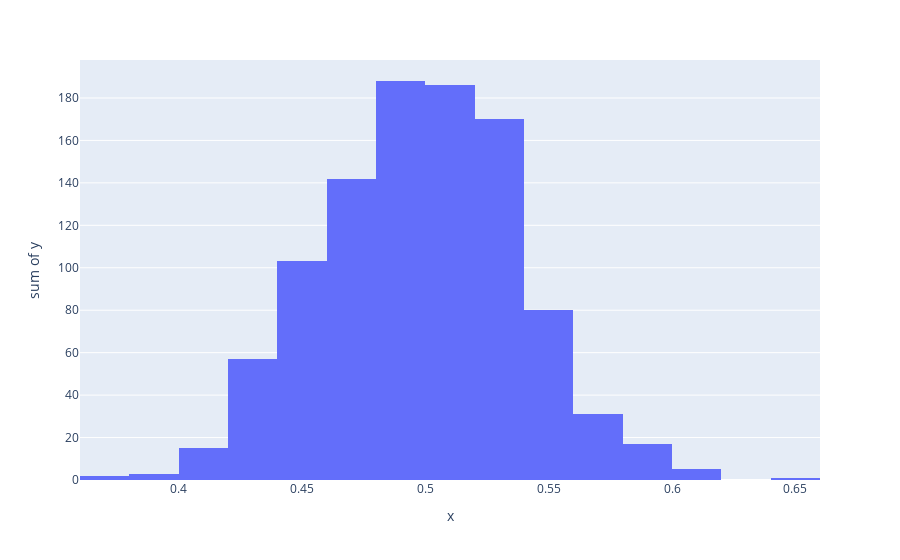

Notebook cell for this chart:
### Code cell
import random
import plotly.express as px

sample_size = 50
sample_count = 1000

x_values = [sum([random.uniform(0.0, 1.0) for i in range(sample_size)]) / sample_size for j in range(sample_count)]
y_values = [1 for k in range(sample_count)]
# Use x and y directly in px.histogram
px.histogram(x=x_values, y=y_values, nbins=20).show()

### Figure 1 — Plotly figure (JSON) as saved in the notebook; plotly's stock layout.template omitted (floating-point values rounded to 4 significant figures; data arrays with more than 128 entries replaced by an {"elided": "..."} marker saying what was removed)
{"data": [{"alignmentgroup": "True", "bingroup": "x", "histfunc": "sum", "hovertemplate": "x=%{x}<br>sum of y=%{y}<extra></extra>", "legendgroup": "", "marker": {"color": "#636efa", "pattern": {"shape": ""}}, "name": "", "nbinsx": 20, "offsetgroup": "", "orientation": "v", "showlegend": false, "type": "histogram", "x": {"elided": "1000 float values"}, "xaxis": "x", "y": {"elided": "1000 int values"}, "yaxis": "y"}], "layout": {"autosize": true, "barmode": "relative", "legend": {"tracegroupgap": 0}, "margin": {"t": 60}, "xaxis": {"anchor": "y", "autorange": true, "domain": [0, 1], "range": [0.36, 0.66], "title": {"text": "x"}, "type": "linear"}, "yaxis": {"anchor": "x", "autorange": true, "domain": [0, 1], "range": [0, 197.9], "title": {"text": "sum of y"}, "type": "linear"}}}
